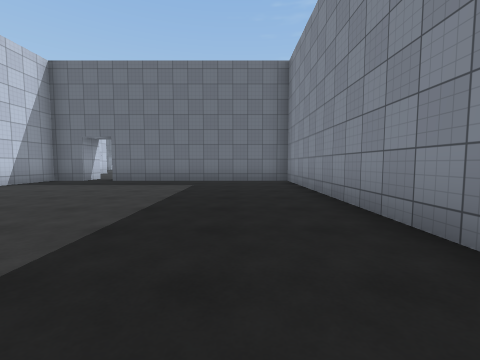
view 1 (above)

18 first-person views from a walk through a Unity game level. The camera is 1.2 m above the floor, tilts 4° down and sees 90° across. The floor is counted in squares, 2 m on a side. Each view is taken from the middle of a square. On the plan, view 1 faces up. The plan holds only what a view shows up to about 9 squares ahead; the rest is blank. The place goes on beyond the plan. The player character is not drawn. Surface patterns are stand-ins for the level's own textures.

view 2
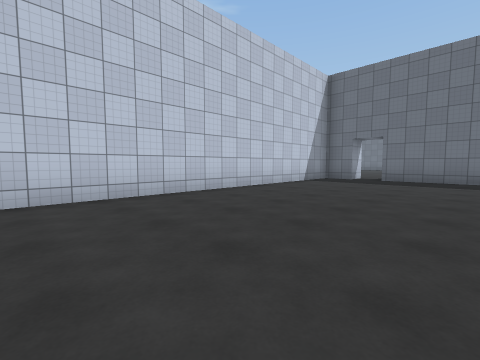

view 3
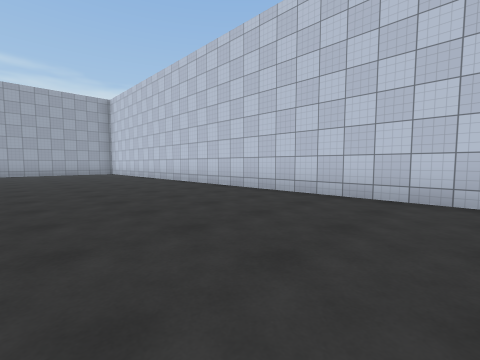

view 4
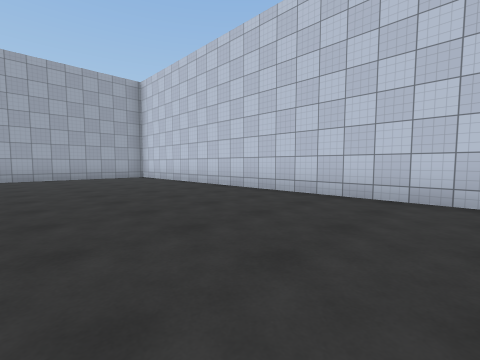

view 5
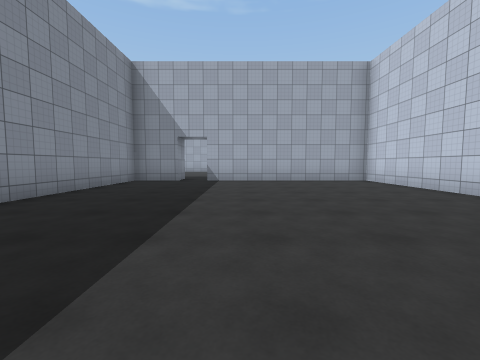

view 6
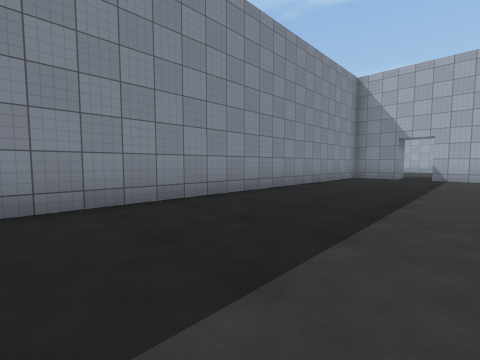

view 7
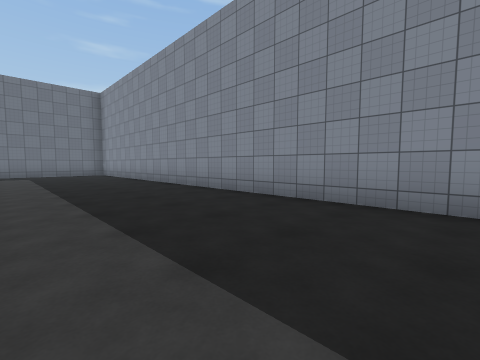

view 8
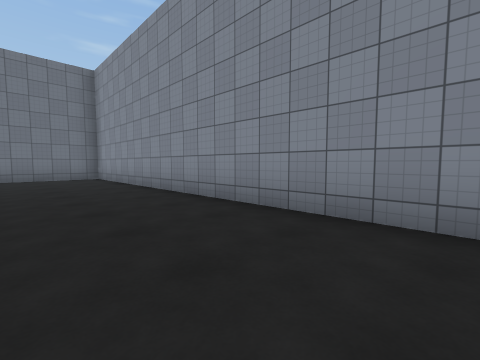

view 9
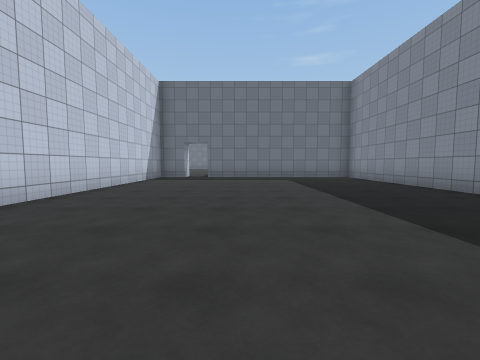

view 10
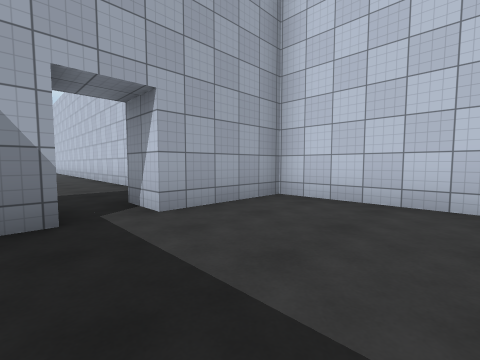

view 11
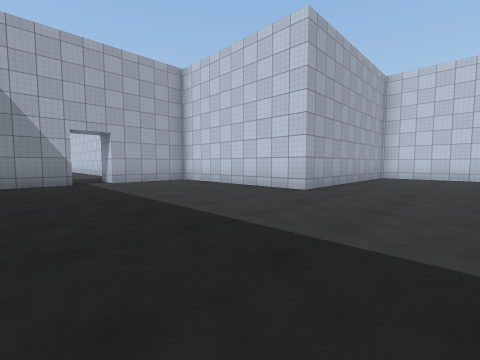

view 12
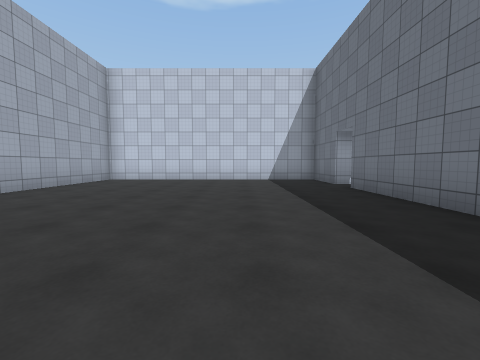

view 13
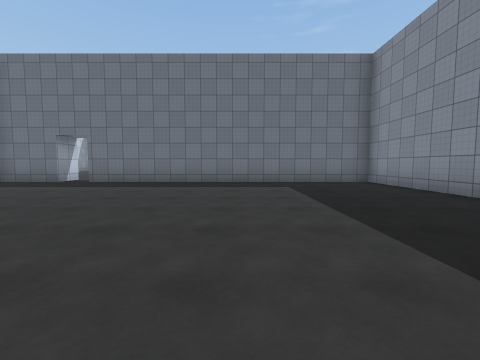

view 14
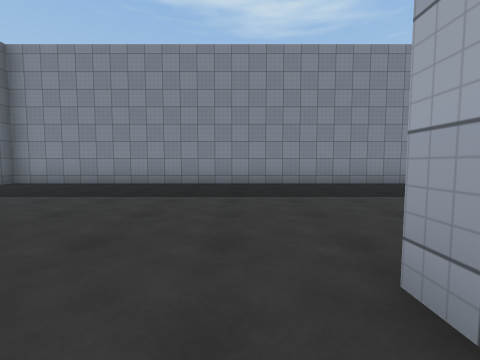

view 15
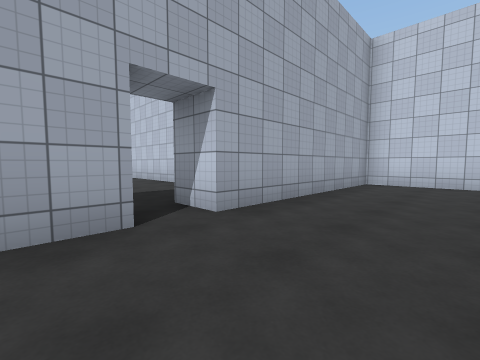

view 16
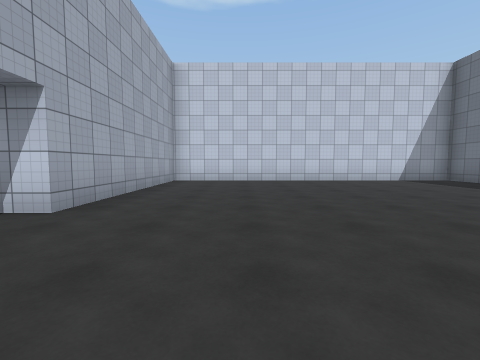

view 17
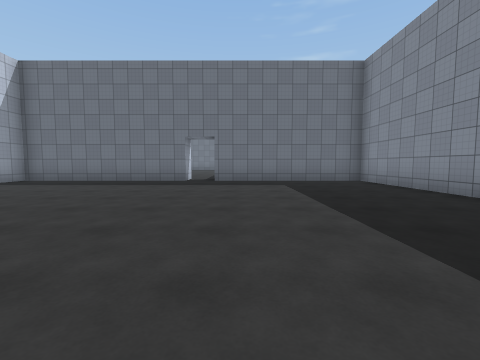

view 18
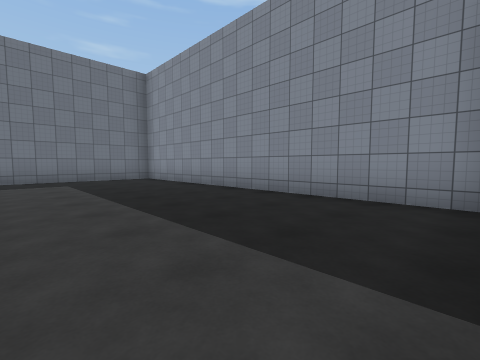

### Floor plan
Ten units are one square. View 1 is at (0, 0); x grows to the right and y downward. Boxes are objects, and circles mark ways between rooms. Rooms are numbered by the first view taken in them; rooms with no view inside come last. Other rooms are left out.
<svg viewBox="-179 -334 200 479">
<path fill="none" stroke="#000" d="M1 140 1 133 16 133 16 -82 -44 -82M-54 -82 -64 -82 -64 133 -9 133M-44 -92 -29 -92M-119 -217 -139 -217 -139 -142 -79 -142 -79 -92 -54 -92 -54 -82M-19 -100 -19 -217 -109 -217M-119 -329 -119 -322 -174 -322 -174 -227 -119 -227 -119 -217M-109 -227 -99 -227M-59 -229 -59 -322 -109 -322"/>
<circle cx="-50" cy="-90" r="3" fill="#2a7"/>
<circle cx="-110" cy="-220" r="3" fill="#2a7"/>
<text x="-20" y="30">1</text>
<text x="-70" y="-160">2</text>
<text x="-110" y="-280">3</text>
</svg>
Room 1 opens to room 2. Room 2 opens to room 3.

Where each view was taken, in squares from view 1:
view 1: 0 up, 0 right, facing up
view 2: 1 down, 2 left, facing up-left
view 3: 1 up, 2 left, facing down-left
view 4: 3 down, 2 left, facing down-left
view 5: 5 down, 2 left, facing down
view 6: 3 down, 2 left, facing down-right
view 7: 5 down, 2 left, facing up-right
view 8: 2 down, 1 left, facing up-right
view 9: 2 down, 3 left, facing up
view 10: 12 up, 4 left, facing down-left
view 11: 17 up, 3 left, facing down-left
view 12: 19 up, 5 left, facing left
view 13: 14 up, 6 left, facing up
view 14: 15 up, 9 left, facing right
view 15: 25 up, 10 left, facing down-left
view 16: 25 up, 9 left, facing left
view 17: 24 up, 10 left, facing up
view 18: 23 up, 10 left, facing up-right
